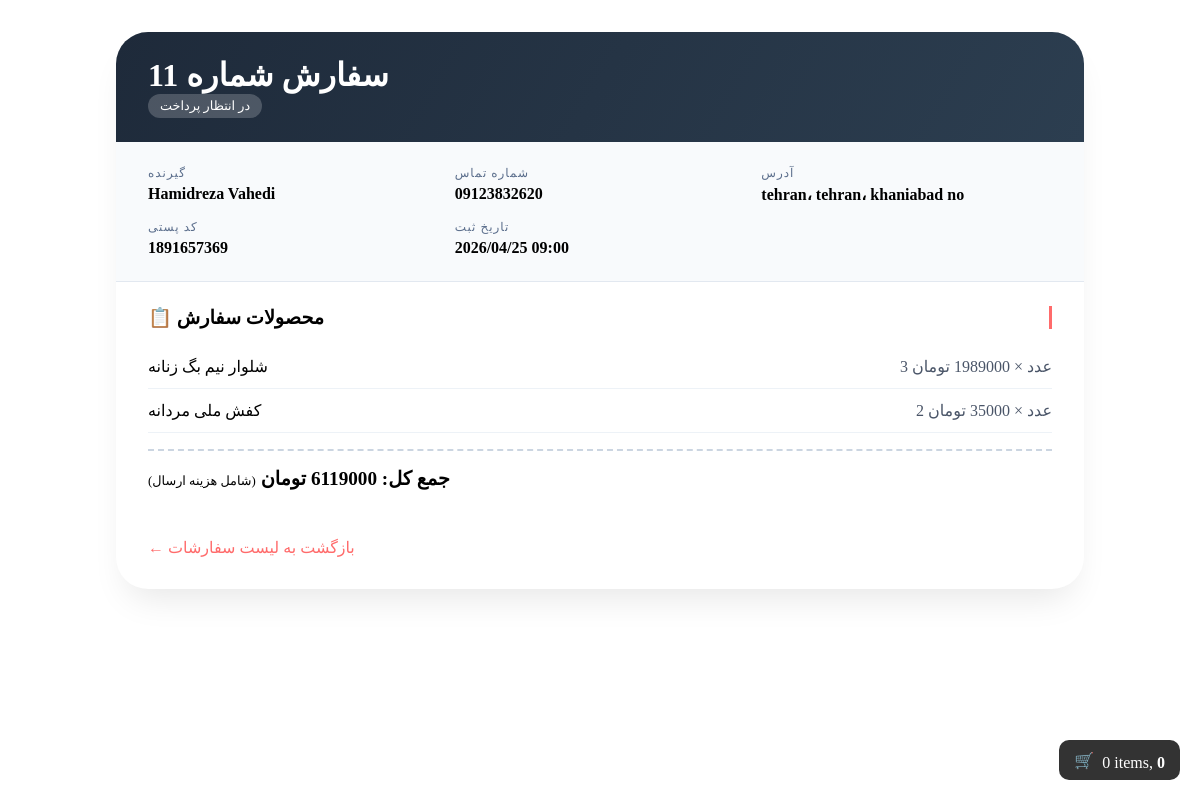
/order/order_detail/11 (signed in), run on the app's committed database.
### order/models.py (models this page shows, shortened)
class Order(models.Model):
    class Status(models.TextChoices):
        Pending_Review= 'PR', 'pending review'
        Order_Confirmed= 'oc', 'order confirmed'
        Recevied_From_Seller= 'RFS', 'received from seller'
        Preparing_Order= 'PO', 'preparing order'
        Deliverd_To_Postal_Service= 'DTPS', 'deliverd to postal service'
        Refunded_Due_To_Out_Of_Stock= 'RDTOOS', 'refunded due to out of stock'
    buyer= models.ForeignKey(ShopUser, related_name="orders", on_delete=models.SET_NULL, null=True, blank=True)
    firstname= models.CharField(max_length=100)
    lastname= models.CharField(max_length=100)
    phone= models.CharField(max_length=11)
    address= models.CharField(max_length=255)
    postal_code= models.CharField(max_length=11)
    province= models.CharField(max_length=255)
    city= models.CharField(max_length=255)
    created= models.DateTimeField(auto_now_add=True)
    updated= models.DateTimeField(auto_now=True)
    paid= models.BooleanField(default=False)
    status= models.CharField(choices=Status.choices, default=Status.Pending_Review)
    class Meta:
        ordering= ['-created']
        indexes= [
            models.Index(fields=['-created']),
        ]
    def get_total_cost(self):
        return sum(item.get_cost() for item in self.items.all())
    def get_post_cost(self):
        weight= sum(item.get_weight() for item in self.items.all())
        if weight <= 1000:
            return 82000
        elif 1000 < weight < 3000:
            return 100000
        else:
            return 172000
    def get_finel_cost(self):
        price= self.get_total_cost() + self.get_post_cost()
        return price

class Orderitem(models.Model):
    order= models.ForeignKey(Order, on_delete=models.CASCADE, related_name="items")
    product= models.ForeignKey(Product, on_delete=models.CASCADE, related_name="order_items")
    price= models.PositiveBigIntegerField(default=0)
    quantity= models.PositiveBigIntegerField(default=1)
    weight= models.PositiveBigIntegerField(default=0)
    def get_cost(self):
        return self.price * self.quantity
    def get_weight(self):
        weight= self.weight * self.quantity
        return weight

### shop/models.py (models this page shows, shortened)
class Product(models.Model):
    category= models.ForeignKey(Category, on_delete=models.CASCADE,related_name='products', verbose_name='دسته بندی')
    name= models.CharField(max_length=100, verbose_name='نام')
    slug= models.SlugField(max_length=255, unique=True, verbose_name='اسلاگ')
    description= models.TextField(max_length=1200, verbose_name='توضیحات')
    inventory= models.PositiveIntegerField(verbose_name="موجودی")
    weight= models.PositiveIntegerField(default=0, verbose_name='وزن')
    price= models.PositiveIntegerField(verbose_name='قیمت')
    off= models.PositiveIntegerField(default=0,verbose_name='تخفیف')
    new_price= models.PositiveIntegerField(default=0,verbose_name='قیمت ئس از تخفیف')
    created= models.DateTimeField(auto_now_add=True, verbose_name='زمان ایحاد')
    updated= models.DateTimeField(auto_now=True, verbose_name='زمان بروزرسانی')
    class Meta:
        ordering= ['-created']
        indexes= [
            models.Index(fields=['id', 'slug']),
            models.Index(fields=['name']),
            models.Index(fields=['-created']),
        ]
        verbose_name ="محصول"
        verbose_name_plural = " محصولات"

### order/views.py (the view)
# urls.py: path('order_detail/<int:id>', views.order_detail, name='order_detail'),
@login_required
def order_detail(request, id):
    order= get_object_or_404(Order, id= id, buyer= request.user)
    return render(request, 'order_detail.html', {'order':order})

### cart/cart.py (called while the page is built, shortened)
    def __len__(self):
        return sum(item['quantity'] for item in self.cart.values())

    def __iter__(self):
        product_ids = self.cart.keys()
        products = Product.objects.filter(id__in=product_ids)

    def get_total_price(self):
        return sum(item['total'] for item in self)

### cart/context_processor.py (called while the page is built)
def cart(request):
    return {'cart': Cart(request)}

### order/templates/order_detail.html (shortened to what this page needs)
{% extends 'parent/base.html' %}
{% load static %}
{% block content %}
<div class="detail-container">
  <div class="detail-card">
    <div class="detail-header">
      <h1>سفارش شماره {{ order.id }}</h1>
      <span class="order-badge">{% if order.paid %}پرداخت شده ✅{% else %}در انتظار پرداخت{% endif %}</span>
    </div>
    <div class="order-info">
      <div class="info-item">
        <span class="info-label">گیرنده</span>
        <span class="info-value">{{ order.firstname }} {{ order.lastname }}</span>
      </div>
      <div class="info-item">
        <span class="info-label">شماره تماس</span>
        <span class="info-value">{{ order.phone }}</span>
      </div>
      <div class="info-item">
        <span class="info-label">آدرس</span>
        <span class="info-value">{{ order.address }}، {{ order.city }}، {{ order.province }}</span>
      </div>
      <div class="info-item">
        <span class="info-label">کد پستی</span>
        <span class="info-value">{{ order.postal_code }}</span>
      </div>
      <div class="info-item">
        <span class="info-label">تاریخ ثبت</span>
        <span class="info-value">{{ order.created|date:"Y/m/d H:i" }}</span>
      </div>
    </div>
    <div class="items-table">
      <div class="items-title">📋 محصولات سفارش</div>
      {% for item in order.items.all %}
        <div class="item-row">
          <div class="item-name">{{ item.product.name }}</div>
          <div class="item-detail">{{ item.quantity }} عدد × {{ item.price }} تومان</div>
        </div>
      {% empty %}
        <p>هیچ کالایی در این سفارش وجود ندارد.</p>
      {% endfor %}
      <div class="total-row">
        جمع کل: {{ order.get_finel_cost }} تومان
        <span style="font-size:0.8rem; font-weight:normal;">(شامل هزینه ارسال)</span>
      </div>
    </div>
    <a href="{% url 'order:order_list' %}" class="back-link">← بازگشت به لیست سفارشات</a>
  </div>
</div>
{% endblock %}

### shop/static/css/base.css (style rules this page uses)
* { margin: 0; padding: 0; box-sizing: border-box; }
html { font-size: 16px; }
body { overflow-x: hidden; }

### order/templates/order_detail.html (style rules this page uses)
.detail-container { max-width: 1000px; margin: 2rem auto; padding: 0 1rem; }
.detail-card { background: white; border-radius: 32px; box-shadow: 0 20px 35px -12px rgba(0,0,0,0.1); overflow: hidden; }
.detail-header { background: linear-gradient(120deg, #1e2a3a, #2c3e50); color: white; padding: 1.5rem 2rem; }
.order-badge { display: inline-block; background: rgba(255,255,255,0.2); padding: 4px 12px; border-radius: 50px; font-size: 0.8rem; }
.order-info { display: grid; grid-template-columns: repeat(auto-fit, minmax(220px,1fr)); gap: 1rem; padding: 1.5rem 2rem; background: #f8fafc; border-bottom: 1px solid #e2e8f0; }
.info-item { display: flex; flex-direction: column; }
.info-label { font-size: 0.75rem; text-transform: uppercase; color: #5b6e8c; letter-spacing: 1px; }
.info-value { font-size: 1rem; font-weight: 600; margin-top: 4px; }
.items-table { padding: 1.5rem 2rem; }
.items-title { font-size: 1.2rem; font-weight: bold; margin-bottom: 1rem; border-right: 3px solid #ff6b6b; padding-right: 12px; }
.item-row { display: flex; justify-content: space-between; padding: 12px 0; border-bottom: 1px solid #edf2f7; }
.item-name { font-weight: 500; }
.item-detail { color: #4a5568; }
.total-row { margin-top: 1rem; text-align: left; font-weight: bold; font-size: 1.2rem; padding-top: 1rem; border-top: 2px dashed #cbd5e1; }
.back-link { display: inline-block; margin: 1.5rem 2rem 2rem; text-decoration: none; color: #ff6b6b; font-weight: 500; }

### data on the page
Order: id "11", firstname "Hamidreza", lastname "Vahedi", phone "09123832620", address "tehran", city "tehran", province "khaniabad no", postal_code "1891657369", created "2026/04/25 09:00", get_finel_cost "6119000"
Orderitem: product.name "شلوار نیم بگ زنانه", quantity "3", price "1989000"
Orderitem: product.name "کفش ملی مردانه", quantity "2", price "35000"

### other printed values
{{ item_count }} "0"
{{ cart.get_total_price }} "0"
